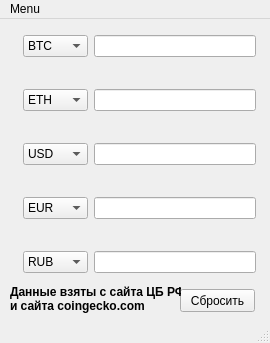
<?xml version="1.0" encoding="UTF-8"?>
<ui version="4.0">
 <class>MainWindow</class>
 <widget class="QMainWindow" name="MainWindow">
  <property name="enabled">
   <bool>true</bool>
  </property>
  <property name="geometry">
   <rect>
    <x>0</x>
    <y>0</y>
    <width>270</width>
    <height>343</height>
   </rect>
  </property>
  <property name="windowTitle">
   <string>EzConv</string>
  </property>
  <property name="windowIcon">
   <iconset theme="bitcoin">
    <normalon>../../.designer/backup/Bitcoin.svg.png</normalon>
   </iconset>
  </property>
  <property name="styleSheet">
   <string notr="true"/>
  </property>
  <widget class="QWidget" name="centralwidget">
   <property name="maximumSize">
    <size>
     <width>270</width>
     <height>329</height>
    </size>
   </property>
   <widget class="QWidget" name="gridLayoutWidget">
    <property name="geometry">
     <rect>
      <x>10</x>
      <y>-10</y>
      <width>246</width>
      <height>291</height>
     </rect>
    </property>
    <layout class="QGridLayout" name="gridLayout">
     <property name="sizeConstraint">
      <enum>QLayout::SetDefaultConstraint</enum>
     </property>
     <property name="topMargin">
      <number>0</number>
     </property>
     <property name="verticalSpacing">
      <number>6</number>
     </property>
     <item row="1" column="2">
      <widget class="QComboBox" name="currency1">
       <item>
        <property name="text">
         <string>BTC</string>
        </property>
       </item>
       <item>
        <property name="text">
         <string>ETH</string>
        </property>
       </item>
       <item>
        <property name="text">
         <string>USDT</string>
        </property>
       </item>
       <item>
        <property name="text">
         <string>SOL</string>
        </property>
       </item>
       <item>
        <property name="text">
         <string>BNB</string>
        </property>
       </item>
       <item>
        <property name="text">
         <string>DOGE</string>
        </property>
       </item>
       <item>
        <property name="text">
         <string>TRX</string>
        </property>
       </item>
       <item>
        <property name="text">
         <string>XRP</string>
        </property>
       </item>
       <item>
        <property name="text">
         <string>TON</string>
        </property>
       </item>
       <item>
        <property name="text">
         <string>USD</string>
        </property>
       </item>
       <item>
        <property name="text">
         <string>EUR</string>
        </property>
       </item>
       <item>
        <property name="text">
         <string>RUB</string>
        </property>
       </item>
       <item>
        <property name="text">
         <string>AED</string>
        </property>
       </item>
       <item>
        <property name="text">
         <string>CNY</string>
        </property>
       </item>
       <item>
        <property name="text">
         <string>JPY</string>
        </property>
       </item>
       <item>
        <property name="text">
         <string>KZT</string>
        </property>
       </item>
      </widget>
     </item>
     <item row="3" column="0">
      <widget class="QLabel" name="img2">
       <property name="text">
        <string/>
       </property>
      </widget>
     </item>
     <item row="1" column="0">
      <widget class="QLabel" name="img1">
       <property name="text">
        <string/>
       </property>
       <property name="alignment">
        <set>Qt::AlignCenter</set>
       </property>
      </widget>
     </item>
     <item row="5" column="0">
      <widget class="QLabel" name="img4">
       <property name="text">
        <string/>
       </property>
       <property name="alignment">
        <set>Qt::AlignCenter</set>
       </property>
      </widget>
     </item>
     <item row="4" column="0">
      <widget class="QLabel" name="img3">
       <property name="text">
        <string/>
       </property>
       <property name="alignment">
        <set>Qt::AlignCenter</set>
       </property>
      </widget>
     </item>
     <item row="7" column="0">
      <widget class="QLabel" name="img5">
       <property name="text">
        <string/>
       </property>
       <property name="alignment">
        <set>Qt::AlignCenter</set>
       </property>
      </widget>
     </item>
     <item row="1" column="3">
      <widget class="QLineEdit" name="lineEdit_1">
       <property name="inputMethodHints">
        <set>Qt::ImhDigitsOnly</set>
       </property>
       <property name="text">
        <string notr="true"/>
       </property>
       <property name="frame">
        <bool>true</bool>
       </property>
       <property name="alignment">
        <set>Qt::AlignRight|Qt::AlignTrailing|Qt::AlignVCenter</set>
       </property>
      </widget>
     </item>
     <item row="7" column="3">
      <widget class="QLineEdit" name="lineEdit_5">
       <property name="inputMethodHints">
        <set>Qt::ImhDigitsOnly</set>
       </property>
       <property name="text">
        <string/>
       </property>
       <property name="alignment">
        <set>Qt::AlignRight|Qt::AlignTrailing|Qt::AlignVCenter</set>
       </property>
      </widget>
     </item>
     <item row="3" column="3">
      <widget class="QLineEdit" name="lineEdit_2">
       <property name="inputMethodHints">
        <set>Qt::ImhDigitsOnly</set>
       </property>
       <property name="text">
        <string/>
       </property>
       <property name="alignment">
        <set>Qt::AlignRight|Qt::AlignTrailing|Qt::AlignVCenter</set>
       </property>
      </widget>
     </item>
     <item row="4" column="2">
      <widget class="QComboBox" name="currency3">
       <item>
        <property name="text">
         <string>USD</string>
        </property>
       </item>
       <item>
        <property name="text">
         <string>BTC</string>
        </property>
       </item>
       <item>
        <property name="text">
         <string>ETH</string>
        </property>
       </item>
       <item>
        <property name="text">
         <string>USDT</string>
        </property>
       </item>
       <item>
        <property name="text">
         <string>SOL</string>
        </property>
       </item>
       <item>
        <property name="text">
         <string>BNB</string>
        </property>
       </item>
       <item>
        <property name="text">
         <string>DOGE</string>
        </property>
       </item>
       <item>
        <property name="text">
         <string>TRX</string>
        </property>
       </item>
       <item>
        <property name="text">
         <string>XRP</string>
        </property>
       </item>
       <item>
        <property name="text">
         <string>TON</string>
        </property>
       </item>
       <item>
        <property name="text">
         <string>EUR</string>
        </property>
       </item>
       <item>
        <property name="text">
         <string>RUB</string>
        </property>
       </item>
       <item>
        <property name="text">
         <string>AED</string>
        </property>
       </item>
       <item>
        <property name="text">
         <string>CNY</string>
        </property>
       </item>
       <item>
        <property name="text">
         <string>JPY</string>
        </property>
       </item>
       <item>
        <property name="text">
         <string>KZT</string>
        </property>
       </item>
      </widget>
     </item>
     <item row="3" column="2">
      <widget class="QComboBox" name="currency2">
       <item>
        <property name="text">
         <string>ETH</string>
        </property>
       </item>
       <item>
        <property name="text">
         <string>BTC</string>
        </property>
       </item>
       <item>
        <property name="text">
         <string>USDT</string>
        </property>
       </item>
       <item>
        <property name="text">
         <string>SOL</string>
        </property>
       </item>
       <item>
        <property name="text">
         <string>BNB</string>
        </property>
       </item>
       <item>
        <property name="text">
         <string>DOGE</string>
        </property>
       </item>
       <item>
        <property name="text">
         <string>TRX</string>
        </property>
       </item>
       <item>
        <property name="text">
         <string>XRP</string>
        </property>
       </item>
       <item>
        <property name="text">
         <string>TON</string>
        </property>
       </item>
       <item>
        <property name="text">
         <string>USD</string>
        </property>
       </item>
       <item>
        <property name="text">
         <string>EUR</string>
        </property>
       </item>
       <item>
        <property name="text">
         <string>RUB</string>
        </property>
       </item>
       <item>
        <property name="text">
         <string>AED</string>
        </property>
       </item>
       <item>
        <property name="text">
         <string>CNY</string>
        </property>
       </item>
       <item>
        <property name="text">
         <string>JPY</string>
        </property>
       </item>
       <item>
        <property name="text">
         <string>KZT</string>
        </property>
       </item>
      </widget>
     </item>
     <item row="5" column="3">
      <widget class="QLineEdit" name="lineEdit_4">
       <property name="contextMenuPolicy">
        <enum>Qt::DefaultContextMenu</enum>
       </property>
       <property name="autoFillBackground">
        <bool>false</bool>
       </property>
       <property name="inputMethodHints">
        <set>Qt::ImhDigitsOnly</set>
       </property>
       <property name="text">
        <string/>
       </property>
       <property name="alignment">
        <set>Qt::AlignRight|Qt::AlignTrailing|Qt::AlignVCenter</set>
       </property>
      </widget>
     </item>
     <item row="4" column="3">
      <widget class="QLineEdit" name="lineEdit_3">
       <property name="inputMethodHints">
        <set>Qt::ImhDigitsOnly</set>
       </property>
       <property name="text">
        <string/>
       </property>
       <property name="alignment">
        <set>Qt::AlignRight|Qt::AlignTrailing|Qt::AlignVCenter</set>
       </property>
      </widget>
     </item>
     <item row="5" column="2">
      <widget class="QComboBox" name="currency4">
       <item>
        <property name="text">
         <string>EUR</string>
        </property>
       </item>
       <item>
        <property name="text">
         <string>BTC</string>
        </property>
       </item>
       <item>
        <property name="text">
         <string>ETH</string>
        </property>
       </item>
       <item>
        <property name="text">
         <string>USDT</string>
        </property>
       </item>
       <item>
        <property name="text">
         <string>SOL</string>
        </property>
       </item>
       <item>
        <property name="text">
         <string>BNB</string>
        </property>
       </item>
       <item>
        <property name="text">
         <string>DOGE</string>
        </property>
       </item>
       <item>
        <property name="text">
         <string>TRX</string>
        </property>
       </item>
       <item>
        <property name="text">
         <string>XRP</string>
        </property>
       </item>
       <item>
        <property name="text">
         <string>TON</string>
        </property>
       </item>
       <item>
        <property name="text">
         <string>USD</string>
        </property>
       </item>
       <item>
        <property name="text">
         <string>RUB</string>
        </property>
       </item>
       <item>
        <property name="text">
         <string>AED</string>
        </property>
       </item>
       <item>
        <property name="text">
         <string>CNY</string>
        </property>
       </item>
       <item>
        <property name="text">
         <string>JPY</string>
        </property>
       </item>
       <item>
        <property name="text">
         <string>KZT</string>
        </property>
       </item>
      </widget>
     </item>
     <item row="7" column="2">
      <widget class="QComboBox" name="currency5">
       <item>
        <property name="text">
         <string>RUB</string>
        </property>
       </item>
       <item>
        <property name="text">
         <string>BTC</string>
        </property>
       </item>
       <item>
        <property name="text">
         <string>ETH</string>
        </property>
       </item>
       <item>
        <property name="text">
         <string>USDT</string>
        </property>
       </item>
       <item>
        <property name="text">
         <string>SOL</string>
        </property>
       </item>
       <item>
        <property name="text">
         <string>BNB</string>
        </property>
       </item>
       <item>
        <property name="text">
         <string>DOGE</string>
        </property>
       </item>
       <item>
        <property name="text">
         <string>TRX</string>
        </property>
       </item>
       <item>
        <property name="text">
         <string>XRP</string>
        </property>
       </item>
       <item>
        <property name="text">
         <string>TON</string>
        </property>
       </item>
       <item>
        <property name="text">
         <string>USD</string>
        </property>
       </item>
       <item>
        <property name="text">
         <string>EUR</string>
        </property>
       </item>
       <item>
        <property name="text">
         <string>AED</string>
        </property>
       </item>
       <item>
        <property name="text">
         <string>CNY</string>
        </property>
       </item>
       <item>
        <property name="text">
         <string>JPY</string>
        </property>
       </item>
       <item>
        <property name="text">
         <string>KZT</string>
        </property>
       </item>
      </widget>
     </item>
    </layout>
   </widget>
   <widget class="QPushButton" name="reset_values_btn">
    <property name="geometry">
     <rect>
      <x>180</x>
      <y>270</y>
      <width>75</width>
      <height>23</height>
     </rect>
    </property>
    <property name="text">
     <string>Сбросить</string>
    </property>
   </widget>
   <widget class="QLabel" name="label">
    <property name="geometry">
     <rect>
      <x>10</x>
      <y>260</y>
      <width>171</width>
      <height>41</height>
     </rect>
    </property>
    <property name="text">
     <string>&lt;html&gt;&lt;head/&gt;&lt;body&gt;&lt;p&gt;&lt;span style=&quot; font-weight:600;&quot;&gt;Данные взяты с сайта ЦБ РФ&lt;br/&gt;и сайта coingecko.com&lt;/span&gt;&lt;/p&gt;&lt;/body&gt;&lt;/html&gt;</string>
    </property>
    <property name="textFormat">
     <enum>Qt::AutoText</enum>
    </property>
   </widget>
  </widget>
  <widget class="QMenuBar" name="menubar">
   <property name="geometry">
    <rect>
     <x>0</x>
     <y>0</y>
     <width>270</width>
     <height>21</height>
    </rect>
   </property>
   <widget class="QMenu" name="menuMenu">
    <property name="title">
     <string>Menu</string>
    </property>
    <addaction name="reset_values_menu"/>
    <addaction name="reset_curr"/>
    <addaction name="refresh_rate"/>
    <addaction name="separator"/>
    <addaction name="exit_btn"/>
   </widget>
   <addaction name="menuMenu"/>
  </widget>
  <widget class="QStatusBar" name="statusbar"/>
  <action name="add_curr">
   <property name="text">
    <string>Добавить Валюту</string>
   </property>
  </action>
  <action name="refresh_rate">
   <property name="text">
    <string>Обновить курс</string>
   </property>
   <property name="shortcut">
    <string>F5</string>
   </property>
  </action>
  <action name="exit_btn">
   <property name="text">
    <string>Выход</string>
   </property>
   <property name="shortcut">
    <string>F9</string>
   </property>
  </action>
  <action name="reset_curr">
   <property name="text">
    <string>Сбросить валюты</string>
   </property>
   <property name="shortcut">
    <string>F3</string>
   </property>
  </action>
  <action name="reset_values_menu">
   <property name="text">
    <string>Сбросить значения</string>
   </property>
   <property name="shortcut">
    <string>F1</string>
   </property>
  </action>
 </widget>
 <resources/>
 <connections/>
</ui>
